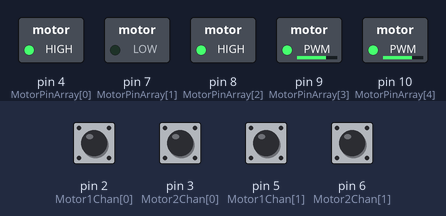
Bench run of a sketch on a simulated Arduino Uno, built with avr-gcc and run on an emulated ATmega328P. Shown: switched loads named in the sketch (green lamp = pin HIGH). The test bench sets the inputs (shaded band); at power-on: pin 2 (Motor1Chan[0]), pin 3 (Motor2Chan[0]), pin 5 (Motor1Chan[1]), pin 6 (Motor2Chan[1]) HIGH.

Above: at 1.2 s.
1.3 s: pin 2 (Motor1Chan[0]) pulled LOW for 0.15 s
At 2.6 s:
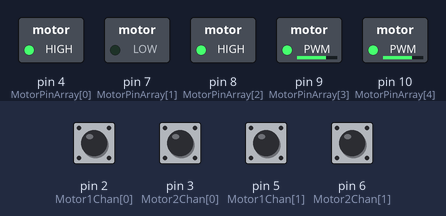
2.9 s: pin 3 (Motor2Chan[0]) pulled LOW for 1 s
At 3.7 s:
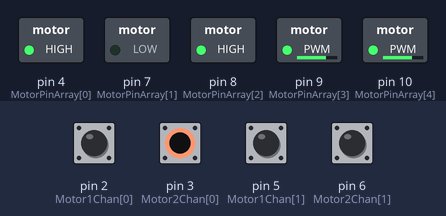
5.4 s: pin 5 (Motor1Chan[1]) pulled LOW for 0.15 s
At 6.7 s:
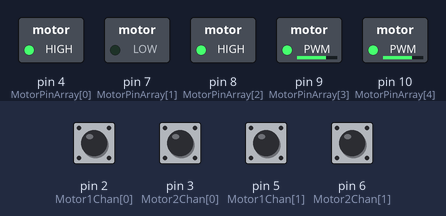
7.0 s: pin 2 (Motor1Chan[0]) pulled LOW for 1 s
At 7.8 s:
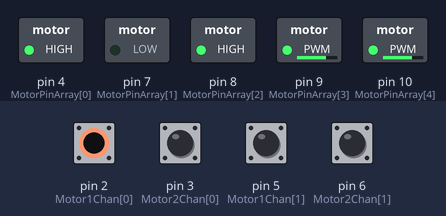
9.5 s: pin 3 (Motor2Chan[0]) pulled LOW for 0.15 s
At 10.5 s:
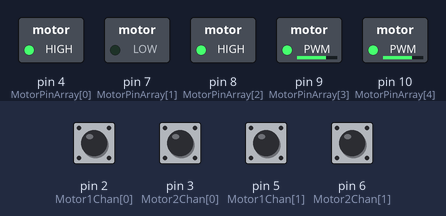
Timing chart, 0 to 12.1 s (numbered marks = the images above; inputs shaded):
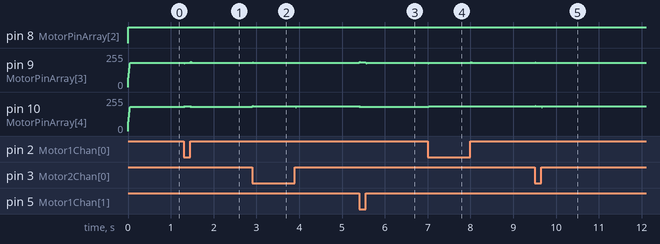

Measured:
- after the input at 1.3 s, pin 9 (MotorPinArray[3]): 183/255 → 177/255 at once, → 183/255 0.01 s later, → 189/255 0.14 s later, → 183/255 0.01 s later; pin 10 (MotorPinArray[4]): 183/255 → 184/255 at once, → 183/255 0.15 s later
- after the input at 2.9 s, pin 9 (MotorPinArray[3]): 183/255 → 185/255 at once, → 183/255 0.01 s later, → 181/255 0.99 s later, → 183/255 0.01 s later; pin 10 (MotorPinArray[4]): 183/255 → 184/255 at once
- after the input at 5.4 s, pin 9 (MotorPinArray[3]): 183/255 → 184/255 at once, → 183/255 0.15 s later; pin 10 (MotorPinArray[4]): 184/255 → 183/255 at once
- after the input at 7.0 s, pin 9 (MotorPinArray[3]): 183/255 → 177/255 at once, → 183/255 0.01 s later, → 189/255 0.98 s later, → 183/255 0.01 s later; pin 10 (MotorPinArray[4]): 183/255 → 184/255 at once
- after the input at 9.5 s, pin 9 (MotorPinArray[3]): 183/255 → 185/255 at once, → 183/255 0.01 s later, → 181/255 0.14 s later, → 183/255 0.01 s later; pin 10 (MotorPinArray[4]): 184/255 → 190/255 at once, → 184/255 0.01 s later, → 178/255 0.14 s later, → 184/255 0.01 s later

The sketch:

Demo1ControllerV3.ino
```cpp
// Demo 1 Robot Localization and Control V3
// ================
// Authors: Madeleine Houghton and Quinn Hejmanowski
// Date: 3/8/2024
// ================
// The purpose of this code is to design a controller
// to move a robot to a desired distance and angle.
// The code uses a given distance and given angle
// (altered directly in the program) to accurately
// maneuver the robot.

// DISCLAIMER:
// This program assumes that the assembly of a robot
// structure, and wiring for the motors to the Arduino and
// motor driver shield have been completed. Refer to Resources
// for additional info on the motor and motor driver shield
// wiring configurations. The hardware configuration mentioned
// here are the minimum requirements to use the program
// as intended.

// Hardware Required
// ----------------
//    x1 Arduino Uno Board
//    x1 Motor Driver Shield (compatible with Arduino)
//    x2 Motors with mounted wheels
//    x1 Mounted wheel (no motor) for turning
//    x1 Voltage Regulator
//    x1 Battery Pack (~7.8 V) with fuse connector

// Hardware Configurations
// ----------------
//    Ensure the battery pack is connected to the corresponding
//    - and + terminals on the input to the voltage regulator.
//    Ensure that the output terminals of the voltage regulator
//    correspond to the correct - and + terminals on the motor
//    power inputs of the motor driver shield.
//    Install the motor driver shield onto the Arduino.
//    Make the necessary connections of the motor wires to the
//    motor driver shield (refer to driver shield website).

// How to Use Code
// ----------------
//    Download and open code in Arduino sketch in Arduino IDE.
//    Upload the code from the IDE to the Arduino board.

// Resources
// ----------------
//  Motor Wire Connections: https://www.pololu.com/docs/0J55
//  Motor Driver Shield: https://www.pololu.com/product/2824

// ================
// CODE BEGINS HERE
// ================

// Assigns timing variables for sampling the motor velocities.
unsigned long desired_Ts_ms = 10;
unsigned long last_time_ms;
unsigned long start_time_ms;
float current_time;
bool startMove = false;

// These variables keep track of the actual speed on the motors.
float actual_speed[2] = {0, 0};

// Assigns variables to keep track of the previous positions on
// the encoders.
float prev_pos[2] = {0, 0};

// This holds calculated values for the controller to aim towards
// a desired velocity for the angle and position.
float desiredAngleVel = 0;
float desiredDistVel = 0;

// These variables are the user input of the target distance
// and velocity of the robot. These variables should not change
// or be altered during program execution.
float TARGET_DISTANCE = 10;
float TARGET_ANGLE_DEG = 360;

// These parameters are used for the desired distance and angle.
// The variables change since the input is simulated as a ramp
// function.
float desiredDistance = 0;
float desiredAngle = 0;

// Sets the target speed of the motors.
float integralAngleError = 0;
float integralDistError = 0;

// Sets the distance and angle error of the robot. Also
// sets the robot velocity and rotational velocuty errors.
float distanceError = 0;
float angleError = 0;
float angleVelError = 0;
float distanceVelError = 0;

// Keeps track of the position of both motors in radians.
long pos_counts[2] = {0, 0};
float actual_pos[2] = {0, 0};

// Sets motor pins and defines them in an array. Also determines
// the voltage signs, motor voltage, and motor channels. This is
// done to monitor the direction and speed on each motor.
#define NUM_MOTOR_PINS 5
int MotorPinArray[NUM_MOTOR_PINS] = {4, 7, 8, 9, 10};
int Motor1Chan[2] = {2, 5};
int Motor2Chan[2] = {3, 6};
int VoltageSign[2] = {7,8};
int MotorVoltage[2] = {9,10};

// Initializes counting variables on the respective encoders.
long counts[2] = {0, 0};
int counter;

// Initializes global variables for debouncing in the ISRs.
unsigned long lastDebounceTime = 0;
unsigned long debounceDelay = 100;

// Rotation and forward movement variables
float robotAngle = 0;
float prevRobotAngle = 0;
float robotDistance = 0;
float prevRobotDistance = 0;
float instantRho = 0;
float instantPhi = 0;

// Variables to store change in distance and angle of robot.
float currentdl[2] = {0,0};
float lastdl[2] = {0,0};

// Width of the robot and radius of the wheel. Both are in feet.
float width = 1;
float radius = 0.268;

// Converts encoder counts to feet.
double encClicksToFeet = 2*PI*radius/3200;

// Defines variables for average voltage, difference voltage, voltage
// to store in the motors, and PWM to write to the motors.
float Voltage[2] = {0, 0};
unsigned int PWM[2] = {0, 0};
float avgVolt = 0;
float difVolt = 0;

// Defines the Interrupt Service Routine for changes on channel A and
// determining the rotation on the encoder. This ISR is for motor 1.
void countEncoder1() {
  // This condition decreases the likelihood of the ISR activating
  // during a bounce in the encoder channel transitions.
  if (micros() - lastDebounceTime > debounceDelay) {

    // Counts up twice for a clockwise rotation on the encoder.
    if (digitalRead(Motor1Chan[0]) == digitalRead(Motor1Chan[1])){
      counts[0] += 2;
    }
    // Counts down twice for a counter-clockwise rotation on encoder.
    else {
      counts[0] -= 2;
    }

    // Updates the last time this ISR was called.
    lastDebounceTime = micros();
  }
}

// Defines the Interrupt Service Routine for changes on channel A and
// determining the rotation on the encoder. This ISR is for motor 2.
void countEncoder2() {
  // This condition decreases the likelihood of the ISR activating
  // during a bounce in the encoder channel transitions.
  if (micros() - lastDebounceTime > debounceDelay) {

    // Counts up twice for a clockwise rotation on the encoder.
    if (digitalRead(Motor2Chan[0]) == digitalRead(Motor2Chan[1])){
      counts[1] += 2;
    }
    // Counts down twice for a counter-clockwise rotation on encoder.
    else {
      counts[1] -= 2;
    }

    // Updates the last time the ISR was called.
    lastDebounceTime = micros();
  }
}

// Initializes pins, ISRs, and gives variables starting values before
// running the motors and collecting data.
void setup() {
  //corrections
  if(TARGET_DISTANCE != 0){
    TARGET_DISTANCE = (TARGET_DISTANCE+.75)*.84615;
  }

  if(TARGET_ANGLE_DEG != 0){
    TARGET_ANGLE_DEG = (TARGET_ANGLE_DEG + 8)*.90909;
  }

  // Initializes motor pins on the motor drive shield.
  for (int i = 0; i < NUM_MOTOR_PINS; i++) {
    pinMode(MotorPinArray[i], OUTPUT);
  }

  // Initializes the encoder pins on motors 1 and 2.
  for (int j = 0; j < 2; j++) {
    pinMode(Motor1Chan[j], INPUT_PULLUP);
    pinMode(Motor2Chan[j], INPUT_PULLUP);
  }

  // Initializes ISRs for motors 1 and 2. The ISR will
  // activate when a change on channel A occurs on their
  // respective motor.
  attachInterrupt(digitalPinToInterrupt(Motor1Chan[0]), countEncoder1, CHANGE);
  attachInterrupt(digitalPinToInterrupt(Motor2Chan[0]), countEncoder2, CHANGE);

  // Enables set up pin for motor drive shield.
  digitalWrite(4, HIGH);

  // Sets up monitoring the data collected from the program.
  Serial.begin(115200);

  // Initializes the times for the program.
  last_time_ms = millis();
  start_time_ms = last_time_ms;
  desiredAngle = 0;
  desiredDistance = 0;
  counter = 0;
}

// Runs the robot motor controller to have the robot move a desired distance and angle.
void loop() {
  // These variables are the gains for the angle controller.
  float Kp_angle = 20;
  float Ki_angle= 11;
  float angleVelKp = 4.5;
  float maxAngleVel = 2.5;

  // These variables are the gains for the distance controller.
  float Kp_distance = 18.5;
  float Ki_distance = 6;
  float distanceVelKp = 4;
  float maxDistVel = 3;

  float Battery_Voltage = 7.8;

  // Sets the input for how much time to spend on ramp rise.
  float riseTimeAngle = 2.5;
  float riseTimeDist = 6;

  // Variables to calculate the ramp function input rises.
  float distanceRise = TARGET_DISTANCE/(riseTimeDist * 1000) * desired_Ts_ms;
  float angleRise = TARGET_ANGLE_DEG*PI/180/(riseTimeAngle * 1000) * desired_Ts_ms;

  // Converts the encoder counts to feet.
  currentdl[0] = (double)myEnc(1) * encClicksToFeet;
  currentdl[1] = (double)myEnc(2) * encClicksToFeet;

  // Updates last time program ran.
  last_time_ms = millis();

  // Calculates the current time of the program.
  current_time = (float)(last_time_ms - start_time_ms)/1000;

  // Calculates the robot distance and angle.
  // Distance is in feet and angle is in radians.
  robotDistance = prevRobotDistance + (currentdl[0] - lastdl[0] + currentdl[1] - lastdl[1])/2;
  robotAngle = prevRobotAngle - (currentdl[0] - lastdl[0] - currentdl[1] + lastdl[1])/width;

  // Updates previous variables for distance and angle.
  prevRobotDistance = robotDistance;
  prevRobotAngle = robotAngle;

  // Updates last changes in encoder.
  lastdl[0] = currentdl[0];
  lastdl[1] = currentdl[1];

  // Simulates a ramp input for the desired distance. For the distance, the input starts after
  // 4 seconds and rises to the target distance at 6 seconds.
  if (startMove == true) {
    // Rise of ramp function.
    desiredDistance = desiredDistance + distanceRise;
    // End of ramp function.
    if (desiredDistance >= TARGET_DISTANCE) {
      desiredDistance = TARGET_DISTANCE;
    }
  }

  // Simulates a ramp input for the desired angle. For the angle, the input starts after 0.25
  // seconds and rises to the target angle at 1.5 seconds.
  // Rise of ramp function.
  if (current_time < riseTimeAngle) {
    desiredAngle = desiredAngle + angleRise;
  }
  // End of ramp function.
  else {
    desiredAngle = TARGET_ANGLE_DEG*PI/180;
  }

  // Calculates the phi error (angle) and rho error (distance).
  distanceError = desiredDistance - robotDistance;
  angleError = desiredAngle - robotAngle;

  // Calculates the desired angular velocity.
  integralAngleError = integralAngleError + angleError*((float)desired_Ts_ms / 1000);
  desiredAngleVel = Kp_angle * angleError + Ki_angle * integralAngleError;

  // Ensures the rotational velocity is not above a large amount.
  if (abs(desiredAngleVel) >= maxAngleVel) {
    desiredAngleVel = sgn(desiredAngleVel) * maxAngleVel;
  }
  angleVelError = desiredAngleVel - instantPhi;

  // Calculates the desired position velocity.
  integralDistError = integralDistError + distanceError*((float)desired_Ts_ms / 1000);
  desiredDistVel = Kp_distance * distanceError + Ki_distance * integralDistError;

  // Ensures the forward velocity is not above a large amount.
  if (abs(desiredDistVel) >= maxDistVel) {
    desiredDistVel = sgn(desiredDistVel) * maxDistVel;
  }
  distanceVelError = desiredDistVel - instantRho;

  // Calculates the average and difference voltages.
  difVolt = angleVelKp * angleVelError;
  avgVolt = distanceVelKp * distanceVelError;

  // Starts moving robot forward when the angle is set.
  if (abs(angleError) < 0.01) {
    counter = counter + 1;
  } else {
    counter = 0;
  }

  if (counter > 50){
    startMove = true;

  }

  // Sets the voltage on the motors based on the average and difference voltages.
  // Inverted because motor 1 is on the left and motor 2 is on the right.
  Voltage[0] = (avgVolt - difVolt)/2;   // Motor 1
  Voltage[1] = (avgVolt + difVolt)/2;   // Motor 2

  // Sets speed and direction on motors.
  for (int k = 0; k < 2; k++) {
    if (Voltage[k] > 0) {
      // Rotates the motors forward.
      digitalWrite(VoltageSign[k], HIGH);
    }
    else {
      // Rotates the motors backward.
      digitalWrite(VoltageSign[k], LOW);
    }

    // Saturates the voltage to be within the batter voltage range.
    Voltage[k] = min(abs(Voltage[k]), Battery_Voltage);

    // Applies the saturated requested voltage and models as PWM signal.
    PWM[k] = 255 * Voltage[k] / Battery_Voltage;

    // Sets motor speed
    analogWrite(MotorVoltage[k], PWM[k]);
  }

  // Calculates the current positions on the motors in radians.
  for (int i = 0; i < 2; i++) {
    pos_counts[i] = myEnc(i + 1);
    actual_pos[i] = 2*PI*(float)pos_counts[i]/3200;

    // Calculates the actual velocities in rad/sec on the motors.
    actual_speed[i] = (actual_pos[i] - prev_pos[i])/((float)desired_Ts_ms/1000);
    prev_pos[i] = actual_pos[i];
  }

  // Calculates instantaneous forward velocity and rotational velocity.
  instantRho = radius*(actual_speed[1] + actual_speed[0])/2;
  instantPhi = radius*(actual_speed[1] - actual_speed[0])/width;

  // Samples every desired sample rate.
  while (millis() < last_time_ms + desired_Ts_ms) {
    // Waits until desired time passes.
  }
}

// ================
// FUNCTIONS
// ================

// Adjusts the count on the channels to be more precise for both
// motors 1 and 2.
long myEnc(int motor) {
  // Activates to adjust the count on the motor 1 encoder.
  if (motor == 1) {
    if (digitalRead(Motor1Chan[0]) != digitalRead(Motor1Chan[1])) {
      return (counts[0] + 1);
    }
    else {
      return counts[0];
    }
  }

  // Activates to adjust the count on the motor 2 encoder.
  else if (motor == 2) {
    if (digitalRead(Motor2Chan[0]) != digitalRead(Motor2Chan[1])) {
      return (counts[1] + 1);
    }
    else {
      return counts[1];
    }
  }
}

 // Returns a sign of the value.
 int sgn(float value) {
  if (value > 0) {
    return 1;
  }
  else if (value < 0) {
    return -1;
  }
  else {
    return 0;
  }
 }

// ================
// CODE ENDS HERE
// ================
```
